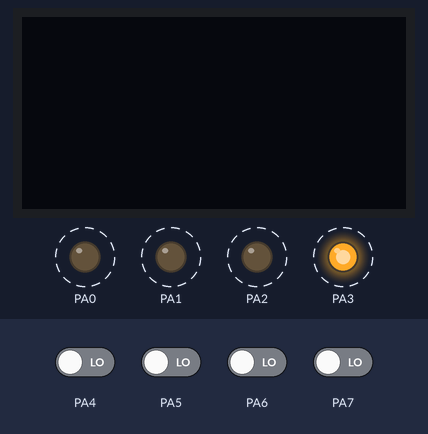
Bench run of a sketch on a simulated STM32 Blue Pill. Parts: 128×64 one-colour display, output pins drawn as LEDs (lit = HIGH). Dashed ring = blinking. Inputs (shaded band) come from the test bench; at power-on: PA4–7 LOW.

Above: at 1.2 s.
1.3 s: PA4 driven HIGH
At 1.49 s:
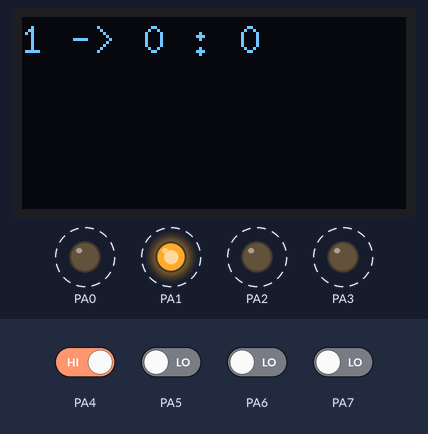
2.9 s: PA5 driven HIGH
At 3.14 s:
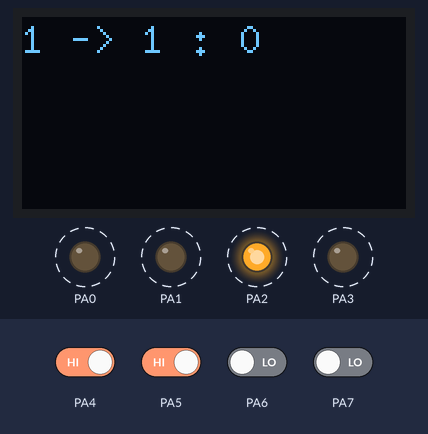
4.4 s: PA6 driven HIGH
At 4.59 s:
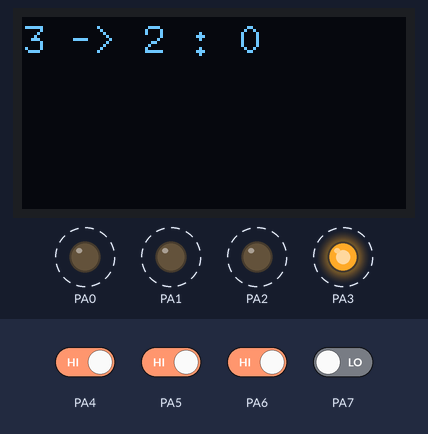
5.9 s: PA7 driven HIGH
At 6.24 s:
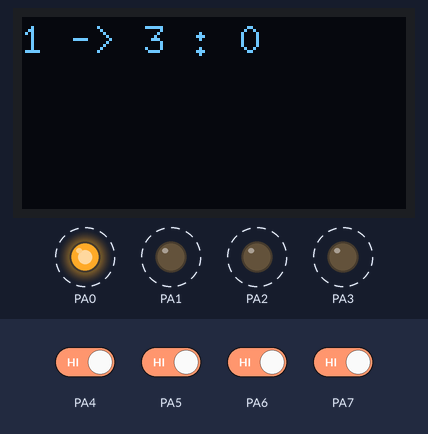
Timing chart, 0 to 8.4 s (numbered marks = the images above; inputs shaded):
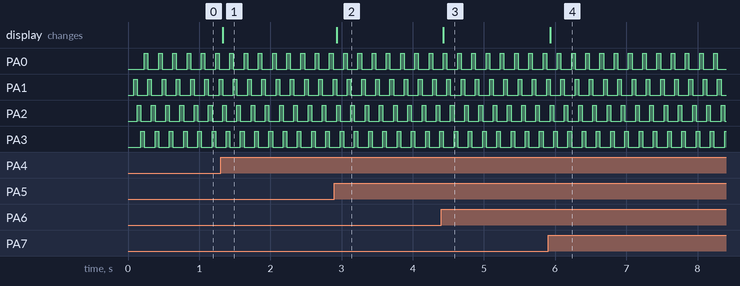

Measured:
- after the input at 1.3 s, the display: changes at once (image 1)
- after the input at 2.9 s, the display: changes at once (image 2)
- after the input at 4.4 s, the display: changes at once (image 3)
- after the input at 5.9 s, the display: changes at once (image 4)
- by itself, PA0–3: alternates HIGH for 0.05 s and LOW for 0.15 s

The sketch:

4x4keypad.ino
```cpp
/*
  Timebase callback
  This example shows how to configure HardwareTimer to execute a callback with some parameter at regular interval.
  Callback toggles pin.
  Once configured, there is only CPU load for callbacks executions.
*/

#if !defined(STM32_CORE_VERSION) || (STM32_CORE_VERSION  < 0x01090000)
#error "Due to API change, this sketch is compatible with STM32_CORE_VERSION  >= 0x02000000"
#endif

#include <U8x8lib.h>

#include <array>
#include <map>

const uint32_t rowScanFreq = 20; //Hz
std::array<uint32_t, 4> rowPins = {PA0, PA1, PA2, PA3};
std::array<uint32_t, 4> colPins = {PA4, PA5, PA6, PA7};
volatile uint8_t currentRowIndex = 0;
volatile uint8_t repeat = 0;
volatile uint8_t previousState[] = {0, 0};
volatile uint8_t currentState[] = {0, 0};
char lineBuffer[17];

U8X8_SH1106_128X64_NONAME_HW_I2C u8x8(/* reset=*/ U8X8_PIN_NONE);

std::size_t getPinIndex(uint32_t pinValue) {
    for (std::size_t i = 0; i < colPins.size(); i++) {
        if (colPins[i] == pinValue) {
            return i; // Return the index when the pin is found
        }
    }
    return colPins.size(); // Return a value outside the valid index range when not found
}


// Every second, print on serial MyData. And increment it.
void Update_IT_callback()
{
  // Serial.println(*data);
  // *data = *data + 1;
  digitalWrite(rowPins.at(currentRowIndex), LOW);
  currentRowIndex = (currentRowIndex + 1) % rowPins.size();
  digitalWrite(rowPins.at(currentRowIndex), HIGH);
  attachColumnInterrupts();
}

void configureRowPins() {
  for (std::size_t i = 0; i < rowPins.size(); i++) {
    pinMode(rowPins[i], OUTPUT);
  }
}

void configureColumnPins() {
  for (std::size_t i = 0; i < colPins.size(); i++) {
    pinMode(colPins[i], INPUT_PULLDOWN);
  }
}

void attachColumnInterrupts() {
  for (std::size_t col = 0; col < colPins.size(); col++) {
      attachInterrupt(digitalPinToInterrupt(colPins[col]), std::bind(handleButtonInterrupt, &colPins[col]), RISING);
  }
}
void detachColumnInterrupts() {
  for (std::size_t col = 0; col < colPins.size(); col++) {
      detachInterrupt(digitalPinToInterrupt(colPins[col]));
  }
}

void setup()
{
//  Serial.begin(9600);
  u8x8.begin();
  u8x8.setFont(u8x8_font_8x13_1x2_f);

#if defined(TIM1)
  TIM_TypeDef *Instance = TIM1;
#else
  TIM_TypeDef *Instance = TIM2;
#endif

  // Instantiate HardwareTimer object. Thanks to 'new' instanciation, HardwareTimer is not destructed when setup() function is finished.
  HardwareTimer *MyTim = new HardwareTimer(Instance);

  // configure pin in output mode
  configureRowPins();
  configureColumnPins();
  attachColumnInterrupts();

  MyTim->setOverflow(rowScanFreq, HERTZ_FORMAT);
  MyTim->attachInterrupt(Update_IT_callback);
  MyTim->resume();
}

void handleButtonInterrupt(uint32_t* data) {
  // Button interrupt callback
  // Handle button presses and releases here
  // Debounce by checking the button state after a short delay

  // Determine which column triggered the interrupt
  uint8_t col = getPinIndex(*data);
  uint8_t row = currentRowIndex;
  detachColumnInterrupts();

  if (previousState[0] == row && previousState[1] == col) {
    ++repeat;
  } else {
    repeat = 0;
  }
  previousState[0] = currentState[0];
  previousState[1] = currentState[1];
  currentState[0] = row;
  currentState[1] = col;
  updateDisplay();
}

void updateDisplay() {
  sprintf(lineBuffer, "%d -> %d : %d", currentState[0], currentState[1], repeat);
  u8x8.drawString(0, 0, lineBuffer);
  // u8x8.drawString(0, 16, u8x8_u8toa(buttonState[1], 3));
}

void loop()
{
 /* Nothing to do all is done by hardware. Even no interrupt required. */
}
```
